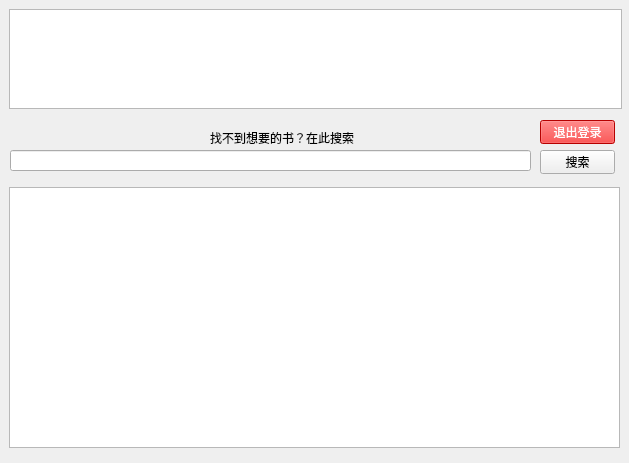
<?xml version="1.0" encoding="UTF-8"?>
<ui version="4.0">
 <class>BorrowWidget</class>
 <widget class="QWidget" name="BorrowWidget">
  <property name="geometry">
   <rect>
    <x>0</x>
    <y>0</y>
    <width>629</width>
    <height>463</height>
   </rect>
  </property>
  <property name="windowTitle">
   <string>Form</string>
  </property>
  <widget class="UserInfoView" name="m_userInfoView">
   <property name="geometry">
    <rect>
     <x>9</x>
     <y>9</y>
     <width>613</width>
     <height>100</height>
    </rect>
   </property>
   <property name="sizePolicy">
    <sizepolicy hsizetype="Expanding" vsizetype="Preferred">
     <horstretch>0</horstretch>
     <verstretch>0</verstretch>
    </sizepolicy>
   </property>
   <property name="minimumSize">
    <size>
     <width>0</width>
     <height>100</height>
    </size>
   </property>
   <property name="maximumSize">
    <size>
     <width>16777215</width>
     <height>100</height>
    </size>
   </property>
  </widget>
  <widget class="BookInfoViewForReader" name="m_bookInfoView">
   <property name="geometry">
    <rect>
     <x>9</x>
     <y>187</y>
     <width>611</width>
     <height>261</height>
    </rect>
   </property>
  </widget>
  <widget class="QPushButton" name="pushButton">
   <property name="geometry">
    <rect>
     <x>540</x>
     <y>150</y>
     <width>75</width>
     <height>24</height>
    </rect>
   </property>
   <property name="text">
    <string>搜索</string>
   </property>
  </widget>
  <widget class="QLineEdit" name="lineEdit">
   <property name="geometry">
    <rect>
     <x>10</x>
     <y>150</y>
     <width>521</width>
     <height>21</height>
    </rect>
   </property>
   <property name="text">
    <string/>
   </property>
  </widget>
  <widget class="QLabel" name="label">
   <property name="geometry">
    <rect>
     <x>210</x>
     <y>130</y>
     <width>151</width>
     <height>16</height>
    </rect>
   </property>
   <property name="text">
    <string>找不到想要的书？在此搜索</string>
   </property>
  </widget>
  <widget class="QPushButton" name="m_logoutButton">
   <property name="geometry">
    <rect>
     <x>540</x>
     <y>120</y>
     <width>75</width>
     <height>24</height>
    </rect>
   </property>
   <property name="styleSheet">
    <string notr="true">background-color: red; color: white;</string>
   </property>
   <property name="text">
    <string>退出登录</string>
   </property>
  </widget>
 </widget>
 <customwidgets>
  <customwidget>
   <class>UserInfoView</class>
   <extends>QTableView</extends>
   <header>view/userinfoview.h</header>
  </customwidget>
  <customwidget>
   <class>BookInfoViewForReader</class>
   <extends>QTableView</extends>
   <header>view/bookinfoviewforreader.h</header>
  </customwidget>
 </customwidgets>
 <resources/>
 <connections/>
</ui>
